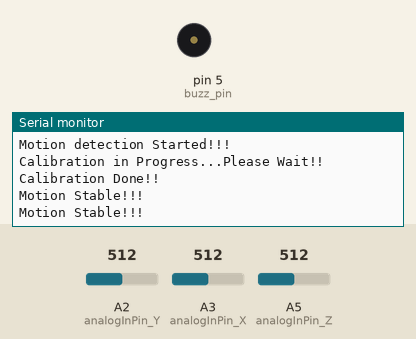
Recording of a sketch running on a simulated Arduino Uno, built with avr-gcc and run on an emulated ATmega328P. Parts: buzzer (waves = sounding, pin HIGH), the last lines printed to the serial monitor. The inputs (shaded band) are chosen by the test bench; at power-on: A3 (analogInPin_X) = 512, A2 (analogInPin_Y) = 512, A5 (analogInPin_Z) = 512.

Above: at 3.6 s.
3.7 s: A3 (analogInPin_X) set to 526
At 4.72 s:
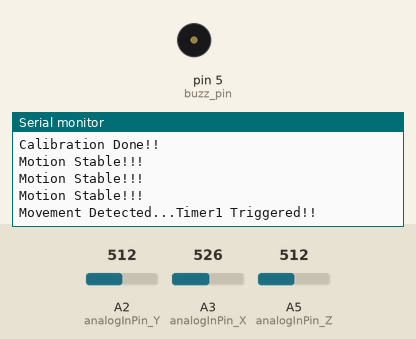
6.2 s: A3 (analogInPin_X) set to 511
At 7.2 s:
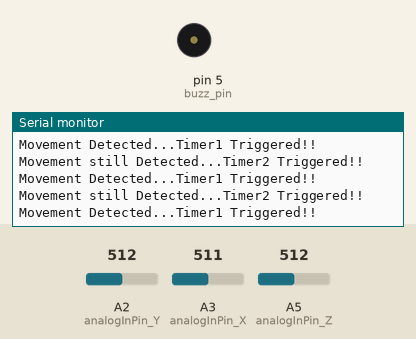

The sketch:

Project1.ino
```cpp
/*Simple Medical Application for Parkinson's Patient*/

// These constants won't change.  They're used to give names
// to the pins used:
const int analogInPin_X = A3; // Analog pin for X
const int analogInPin_Y = A2;  // Analog Pin for Y
const int analogInPin_Z= A5;  //Analog pin for Z

const int buzz_pin=5;
//const int callibration_switch=10;
const int sample_window=10;
const int motionTime_thershold=10;

int rawX_min=512;
int rawX_max=512;

int rawY_min=512;
int rawY_max=512;

int rawZ_min=512;
int rawZ_max=512;


int sensorValue_X=0;
int sensorValue_Y=0;
int sensorValue_Z=0;

bool movement=false;

int time1=0;

//Moving average Filter for the Sampling the inputs

int readAxis(int axisPin,int sampleSize)
{
  long reading = 0;
  //analogRead(axisPin);

  for (int i = 0; i < sampleSize; i++)
  {
    reading += analogRead(axisPin);
    delay(1);
  }
  return reading/sampleSize;
}

/*This method senses if there is anychange in the input*/
bool senseChange(int a, int b, int c){


  bool senseFlag=false;

  if(a < rawX_min || a > rawX_max) senseFlag=true;
  if(a < rawY_min || a > rawY_max) senseFlag=true;
  if(a < rawZ_min || a > rawZ_max) senseFlag=true;

return senseFlag;


}


/*This method callibrates the accelerometer...It is Simply called in setup method here. However UI could be provided for sesor callibration*/

void Calibrate(int xRaw, int yRaw, int zRaw)
{
  Serial.println("Calibration in Progress...Please Wait!!");
  if (xRaw < rawX_min){
    rawX_min = xRaw;
  }

  if (xRaw > rawX_max){
    rawX_max = xRaw;
  }

  if (yRaw < rawY_min){
    rawY_min = yRaw;
  }

  if (yRaw > rawY_max){
    rawY_max = yRaw;
  }

  if (zRaw < rawZ_min){
    rawZ_min = zRaw;
  }

  if (zRaw > rawZ_max){
   rawZ_max = zRaw;
  }
}


void setup() {
  int x_value=0;
  int y_value=0;
  int z_value=0;

  analogReference(EXTERNAL); //Analag reference external voltage
  // initialize serial communications at 115200 bps:
  Serial.begin(9600);
  Serial.println("Motion detection Started!!!");

  pinMode(analogInPin_X, INPUT);
  pinMode(analogInPin_Y, INPUT);
  pinMode(analogInPin_Z, INPUT);

  pinMode(buzz_pin,OUTPUT); //output pin for the buzzer


   //raw value reading
  x_value = readAxis(analogInPin_X,100);
  y_value = readAxis(analogInPin_Y,100);
  z_value = readAxis(analogInPin_Z,100);

  delay(2000);

  Calibrate(sensorValue_X,sensorValue_Y,sensorValue_Z);
  Serial.println("Calibration Done!!");

 /* Serial.print("X_min = ");
  Serial.print(rawX_min);
  Serial.print("\n");

  Serial.print("X_max = ");
  Serial.print(rawX_max);
  Serial.print("\n");

  Serial.print("Y_min = ");
  Serial.print(rawY_min);
  Serial.print("\n");

  Serial.print("Y_max = ");
  Serial.print(rawY_max);
  Serial.print("\n");

  Serial.print("Z_min = ");
  Serial.print(rawX_min);
  Serial.print("\n");

  Serial.print("Z_max = ");
  Serial.print(rawX_max);
  Serial.print("\n");

  Serial.print("\n\n\n"); */

  delay(100);


}

void loop() {

  //moving average value from the input
  sensorValue_X = readAxis(analogInPin_X,sample_window);
  sensorValue_Y = readAxis(analogInPin_Y,sample_window);
  sensorValue_Z = readAxis(analogInPin_Z,sample_window);

  // print the results to the serial monitor:
 /* Serial.print("Rawsensor_X = ");
  Serial.print(sensorValue_X);
  Serial.print("\n");

  Serial.print("Rawsensor_Y = ");
  Serial.print(sensorValue_Y);
  Serial.print("\n");

  Serial.print("Rawsensor_Z = ");
  Serial.print(sensorValue_Z);
  Serial.print("\n\n\n"); */

Serial.println("Motion Stable!!!");

movement=senseChange(sensorValue_X,sensorValue_Y,sensorValue_Z);

while(movement){
  time1=time1+1;

  Serial.println("Movement Detected...Timer1 Triggered!!");

  sensorValue_X = readAxis(analogInPin_X,sample_window);
  sensorValue_Y = readAxis(analogInPin_Y,sample_window);
  sensorValue_Z = readAxis(analogInPin_Z,sample_window);
  delay(100);
  movement=senseChange(sensorValue_X,sensorValue_Y,sensorValue_Z);
  if(!movement) {
    time1=0;
    break;  //breaks the while
  } else {

      delay(100);
      Serial.println("Movement still Detected...Timer2 Triggered!!");
        if(time1 > motionTime_thershold){
          // Do the Beep
          tone(buzz_pin,1000,1000);  //Square wave in the buzzer pin
          movement=false;
          time1=0;
          Serial.println("Actuation in the Buzzer");

        }

   }

  }
delay(1000);
}
```

Measured:
- the behaviour switches between 512 and 513 on A3 (analogInPin_X) (found by bisection; images 0 and 1)
- after the input at 3.7 s, the serial monitor: prints a new line after 0.85 s (image 1)
